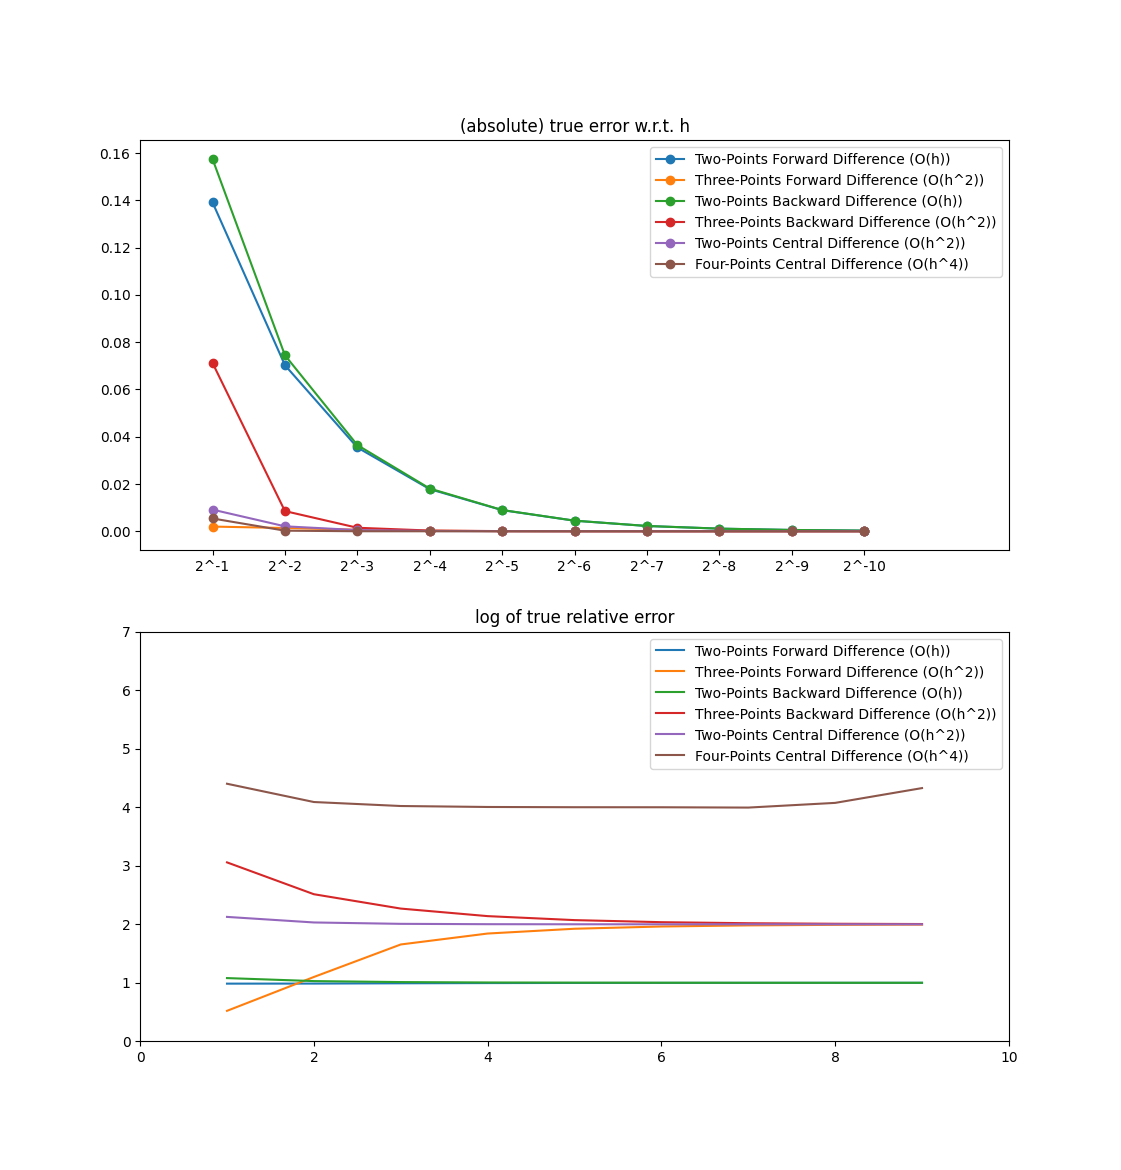

The Python source for this figure:
import numpy as np
import functools
import matplotlib.pyplot as plt
from hw2_der1st import *
#from hw2_der1st_done import *

x0 = 2  # the point of which derivative is to be evaluated

powers = np.arange(1,11)

n = len(powers)

# array of stepsizes: [1/2, 1/2^2, 1/2^3, ..., 1/2^n]
hs = np.power(2.0, -powers)

# f(x)
def f(x):
    return np.power(2.0,x)/x

# f'(x): true 1st derivative function of f(x)
def f_I(x):
    return np.power(2.0,x)*np.log(2)/x - np.power(2.0,x)/np.power(x,2.0)

def convert_data(x):
    return np.abs(np.log(x[1:]/x[:-1])/np.log(2))

true_val = f_I(x0)  # exact value

data = np.array([   np.abs(true_val - forward_diff_2_points(f, x0, hs)),
                    np.abs(true_val - forward_diff_3_points(f, x0, hs)),
                    np.abs(true_val - backward_diff_2_points(f, x0, hs)),
                    np.abs(true_val - backward_diff_3_points(f, x0, hs)),
                    np.abs(true_val - central_diff_2_points(f, x0, hs)),
                    np.abs(true_val - central_diff_4_points(f, x0, hs))])

# At this point, data is a 6xn numpy.array where
# data[i,j] is the 1st derivative computed by the i-th method with the step size hs[j].

labels = [  'Two-Points Forward Difference (O(h))',
            'Three-Points Forward Difference (O(h^2))',
            'Two-Points Backward Difference (O(h))',
            'Three-Points Backward Difference (O(h^2))',
            'Two-Points Central Difference (O(h^2))',
            'Four-Points Central Difference (O(h^4))']

fig,ax = plt.subplots(2,1)

# plot (absolute) true error with respect to h
hsteps = np.arange(1,n+1)
# tick labels for the x-axis
xtick_labels = map(lambda x: f'2^{-x}', list(powers))
ax[0].set_title('(absolute) true error w.r.t. h')
ax[0].set_xlim(0,n+2)
ax[0].set_xticks(ticks=hsteps, labels=xtick_labels)
ax[0].plot(hsteps, data.T, 'o-', label=labels)
ax[0].legend()

# plot the log of true relative error (log2(e_{i+1}/e_i))
# where e_i := true error for the step size 2^(-i)
hsteps = np.arange(1,n)
ax[1].set_title('log of true relative error')
ax[1].set_xlim(0,n)
ax[1].set_ylim(0,7)
dd = convert_data(data.T)
ax[1].plot(hsteps, convert_data(data.T), label=labels)
ax[1].legend()

plt.show()
